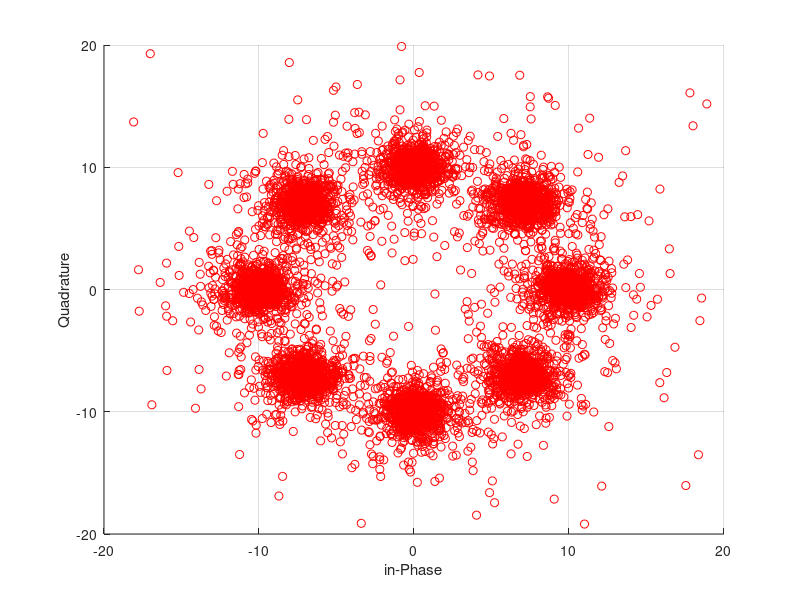

This figure's MATLAB source:
clear variables;
clc;


%% Setting var
SNR_dB = 20;
SNR_linear = 10^(SNR_dB/10); %Signal Power
fading = true;      % true시 fading channel, false시 awgn채널
adapt_eq = true;  % true시 eqaulization 적용, false 시 미적용



%% Preparation(DATA)
nSymbol = 30000;
M = 8;  %2 = BPSK, 4 = QPSK, 8 = 8-PSK, 16 = 16QAM
bit_data = randi([0, 1], 1, nSymbol );
%bitstream = [0, 1, 0, 0, 1, 1, 1, 0];

%% setData

data = zeros(1, nSymbol/log2(M));
if M==2
    data(bit_data==1) = 1;
    data(bit_data==0) = 0;

elseif M==4
    for i = 1:nSymbol/2
        two_bit = [bit_data(2*i-1) bit_data(2*i)];
        if two_bit ==[0 0]
            data(i)= 0;
        elseif two_bit == [0 1]
            data(i) = 1;
        elseif two_bit == [1 1]
            data(i) = 2;
        elseif two_bit == [1 0]
            data(i) = 3;
        end
    end


elseif M==8
    for i = 1:nSymbol/3
        three_bit = [bit_data(3*i-2) bit_data(3*i-1) bit_data(3*i)];
        if three_bit == [0 0 0]
            data(i) = 0;
        elseif three_bit == [0 0 1]
            data(i) = 1;
        elseif three_bit == [0 1 1]
            data(i) = 2;
        elseif three_bit == [0 1 0]
            data(i) = 3;
        elseif three_bit == [1 1 0]
            data(i) = 4;
        elseif three_bit == [1 1 1]
            data(i) = 5;
        elseif three_bit == [1 0 1]
            data(i) = 6;
        elseif three_bit == [1 0 0]
            data(i) = 7;
        end
    end
elseif M==16

end

%% Transmitter - Modulation (BPSK)
% 0-> cos(2 pi fct) / s2(left) -> -1
% 1-> cos(2 pi fct) s1 (right) -> 1

modulated_symbol = zeros(1, nSymbol/log2(M));

if M==2
    % modulated_symbol(data==1) = 1;
    % modulated_symbol(data==0) = -1;
    modulated_symbol(data==1) = (1+1j)/sqrt(2);
    modulated_symbol(data==0) = (-1-1j)/sqrt(2);
elseif M == 4
    modulated_symbol(data == 0) = (1+1j)/sqrt(2);%00
    modulated_symbol(data == 1) = (-1+1j)/sqrt(2);%01
    modulated_symbol(data == 2) = (1-1j)/sqrt(2);%11
    modulated_symbol(data == 3) = (-1-1j)/sqrt(2);%10

elseif M == 8
    modulated_symbol(data == 0) = (1); %000; (1,0) 좌표에 위치
    modulated_symbol(data == 1) = (1+1j)/sqrt(2); %001;(1, 1)/sqrt(2) 좌표 위치
    modulated_symbol(data == 2) = (1j); %010; (1,0) 좌표에 위치
    modulated_symbol(data == 3) = (-1+1j)/sqrt(2); %011;(1, 1)/sqrt(2) 좌표 위치
    modulated_symbol(data == 4) = (-1); %100; (1,0) 좌표에 위치
    modulated_symbol(data == 5) = (-1-1j)/sqrt(2); %101;(1, 1)/sqrt(2) 좌표 위치
    modulated_symbol(data == 6) = (-1j); %110; (1,0) 좌표에 위치
    modulated_symbol(data == 7) = (1-1j)/sqrt(2); %111;(1, 1)/sqrt(2) 좌표 위치

end


figure(11);
% plot(real(modulated_symbol), imag(modulated_symbol), "b*");
xlim([-20, 20]); ylim([-20, 20]);
xlabel("in-Phase");
ylabel("Quadrature");
grid on;


%% Transmission System
%r(n) = h(n) * y(n) + z(n)
transmit_power = SNR_linear; % 출력세기 (y(n))
h = sqrt(1/2)*(randn(1, length(modulated_symbol)) + 1j*randn(1, length(modulated_symbol)) ); %무선 채널의 개수(h(n))
transmission_symbol = sqrt(transmit_power)*modulated_symbol;
noise = sqrt(1/2)*(randn(1, nSymbol/log2(M)) +1j*randn(1, nSymbol/log2(M)) );

%fading = true 일 경우에는 fading channel 을 지나는 것이고, 
% fading = false 일 경우 AWGN 채널을 지나는 것으로 설정


if fading == true
    transmission_symbol = transmission_symbol.*h;
end

%% Equalizer
before_equlizer = transmission_symbol + noise;


if adapt_eq == false
    received_symbol = before_equlizer;
else
    received_symbol = before_equlizer./h;
end
%% Receiver - Demodulation 

recovered_data = zeros(1, nSymbol/log2(M));


if M==2
    recovered_data(real(received_symbol) + imag(received_symbol) > 0) = 1;
    recovered_data(real(received_symbol) + imag(received_symbol) < 0) = 0;


elseif M==4
    recovered_data(real(received_symbol) > 0 & imag(received_symbol) > 0) = 0;
    recovered_data(real(received_symbol) > 0 & imag(received_symbol) < 0) = 1;
    recovered_data(real(received_symbol) < 0 & imag(received_symbol) < 0) = 2;
    recovered_data(real(received_symbol) < 0 & imag(received_symbol) < 0) = 3;


elseif M==8
    phase_degrees = [0, 45, 90, 135, 180, 225, 270, 315, 360];
    data_mapping = [0, 1, 2, 3, 4, 5, 6, 7, 0];
    received_phase_degrees = (rad2deg(angle(received_symbol)));
    for i = 1:length(received_symbol)
        tmp = received_phase_degrees(i);
        if tmp<0
            tmp = tmp+360;
        end
        [~, index] = min(abs(tmp-phase_degrees), [], 2);

        recovered_data(i) = data_mapping(index);
    end


end

figure(11);
hold on;
plot(real(received_symbol), imag(received_symbol), "ro");

%% set Bit Data
recovered_bit_data = zeros(1, nSymbol);
if M==2
    recovered_bit_data(recovered_data == 1) = 1;
    recovered_bit_data(recovered_data == 0) = 0;
elseif M==4
    for i = 1:length(recovered_data)
        data_value = recovered_data(i);
        % recovered_data(i) 값에 따라서 recovered_bit_data 배열에 적절한 값 할당
        switch data_value
            case 0
                recovered_bit_data(2*i - 1) = 0;
                recovered_bit_data(2*i) = 0;
            case 1
                recovered_bit_data(2*i - 1) = 0;
                recovered_bit_data(2*i) = 1;
            case 2
                recovered_bit_data(2*i - 1) = 1;
                recovered_bit_data(2*i) = 1;
            case 3
                recovered_bit_data(2*i - 1) = 1;
                recovered_bit_data(2*i) = 0;
            otherwise
                error('Unexpected data value.');
        end
    end

elseif M==8
    for i = 1:length(recovered_data)
        data_value = recovered_data(i);

        switch data_value
            case 0
                recovered_bit_data(3*i-2) = 0;
                recovered_bit_data(3*i-1) = 0;
                recovered_bit_data(3*i) = 0;
            case 1
                recovered_bit_data(3*i-2) = 0;
                recovered_bit_data(3*i-1) = 0;
                recovered_bit_data(3*i) = 1;
            case 2
                recovered_bit_data(3*i-2) = 0;
                recovered_bit_data(3*i-1) = 1;
                recovered_bit_data(3*i) = 1;
            case 3  
                recovered_bit_data(3*i-2) = 0;
                recovered_bit_data(3*i-1) = 1;
                recovered_bit_data(3*i) = 0;
            case 4
                recovered_bit_data(3*i-2) = 1;
                recovered_bit_data(3*i-1) = 1;
                recovered_bit_data(3*i) = 0;
            case 5
                recovered_bit_data(3*i-2) = 1;
                recovered_bit_data(3*i-1) = 1;
                recovered_bit_data(3*i) = 1;
            case 6
                recovered_bit_data(3*i-2) = 1;
                recovered_bit_data(3*i-1) = 0;
                recovered_bit_data(3*i) = 1;
            case 7
                recovered_bit_data(3*i-2) = 1;
                recovered_bit_data(3*i-1) = 0;
                recovered_bit_data(3*i) = 0;
            otherwise
        end
    end
end



















